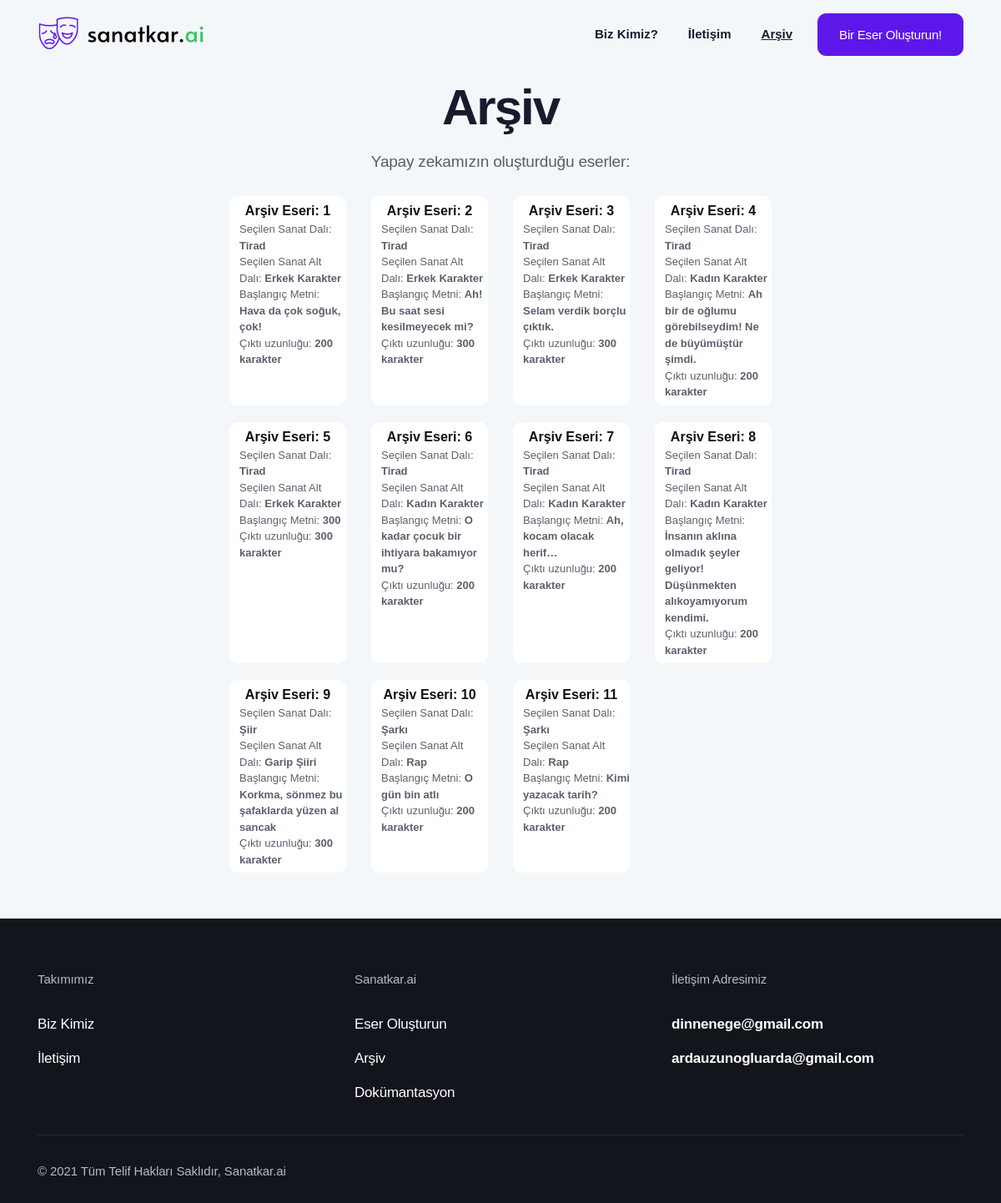
Page /archive on the committed database.
### app.py (models this page shows)
class Archive(db.Model):
    id = db.Column(db.Integer, primary_key=True)
    generated_text = db.Column(db.String(600))
    art_branch = db.Column(db.String(10))
    genre = db.Column(db.String(30))
    seed_input = db.Column(db.String(35))
    length_input = db.Column(db.String(3))

### app.py (the view)
@app.route("/archive")
def archive():
    archive = Archive.query.all()
    return render_template("archive.html", archive=archive)

### templates/archive.html (shortened to what this page needs)
<!DOCTYPE html>
<html lang="en">
<head>
  <link rel="stylesheet" href="{{ url_for('static', filename='css/bootstrap.css') }}">
  <link rel="stylesheet" href="{{ url_for('static', filename='fonts/icon-font/css/style.css') }}">
  <link rel="stylesheet" href="{{ url_for('static', filename='fonts/typography-font/typo.css') }}">
  <link rel="stylesheet" href="{{ url_for('static', filename='fonts/fontawesome-5/css/all.css') }}">
  <link rel="stylesheet" href="{{ url_for('static', filename='plugins/aos/aos.min.css') }}">
  <link rel="stylesheet" href="{{ url_for('static', filename='plugins/fancybox/jquery.fancybox.min.css') }}">
  <link rel="stylesheet" href="{{ url_for('static', filename='plugins/nice-select/nice-select.min.css') }}">
  <link rel="stylesheet" href="{{ url_for('static', filename='plugins/slick/slick.min.css') }}">
  <link rel="stylesheet" href="{{ url_for('static', filename='plugins/date-picker/css/gijgo.min.css') }}"
    type="text/css" />
  <link rel="stylesheet" href="{{ url_for('static', filename='plugins/theme-mode-switcher/switcher-panel.css') }}">
  <link rel="stylesheet" href="{{ url_for('static', filename='css/main.css') }}">
  <link rel="stylesheet" href="{{ url_for('static', filename='css/theme-mode-custom.css') }}">
  <link rel="stylesheet" href="https://cdnjs.cloudflare.com/ajax/libs/font-awesome/5.15.4/css/all.min.css">
</head>
<body data-theme="light">
  <div class="site-wrapper overflow-hidden">
    <header class="site-header site-header--menu-right  site-header--absolute">
      <div class="container">
        <nav class="navbar site-navbar offcanvas-active navbar-expand-lg  px-0">
          <div class="brand-logo"><a href="/">
              <img src="{{ url_for('static', filename='image/logo-main-black.png') }}" alt=""
                class="light-version-logo ">
            </a></div>
          <div class="collapse navbar-collapse" id="mobile-menu">
            <div class="navbar-nav-wrapper">
              <ul class="navbar-nav main-menu">
                <li class="nav-item">
                  <a class="text-dark nav-link" href="/about" role="button" aria-expanded="false">Biz Kimiz?</a>
                </li>
                <li class="nav-item">
                  <a class="nav-link" href="/contact" role="button" aria-expanded="false">İletişim</a>
                </li>
                <li class="nav-item">
                  <a class="font-weight-bold nav-link" href="/archive" role="button"
                    aria-expanded="false"><ins>Arşiv</ins></a>
                </li>
              </ul>
            </div>
          </div>
          <div class="header-btn  ml-auto ml-lg-5 mr-6 mr-lg-0 d-none d-xs-block">
            <a class="btn btn-app-page btn-primary gr-text-9 d-none d-xs-inline-flex " href="/generator">
              Bir Eser Oluşturun!
            </a>
          </div>
        </nav>
      </div>
    </header>
    <div class="inner-banner pt-20 bg-default-2">
      <div class="container-fluid">
        <div class="row  justify-content-center pt-5">
          <div class="col-xl-8 col-lg-9">
            <div class="px-md-15 text-center">
              <h2 class="title gr-text-2 mb-6">Arşiv</h2>
              <p class="gr-text-8 mb-8">Yapay zekamızın oluşturduğu eserler: </p>
              <div class="row flex-lg-fill">
                {% if archive == [] %}
                  <p class="gr-text-8 mb-8">Eser bulunamamıştır.</p>
                {% else %}
                  {% for archive_element in archive %}
                    <div class="col-lg-3 mb-7 col-12 btn-11">
                      <a class="d-block w-100 h-100 card archive-card pt-2" display href="/archive/{{archive_element.id}}">
                        Arşiv Eseri: <span id="archiveno" class="mt-1">{{archive_element.id}}</span>
                        <p class="archive-detail text-left pl-5 mb-2">Seçilen Sanat Dalı: <span>{{archive_element.art_branch}}</span><br>Seçilen Sanat Alt Dalı: <span>{{archive_element.genre}}</span><br>Başlangıç Metni: <span>{{archive_element.seed_input}}</span><br>Çıktı uzunluğu: <span>{{archive_element.length_input}} karakter</span></p>
                      </a>
                    </div>
                  {% endfor %}
                {% endif %}
              </div>
            </div>
          </div>
        </div>
      </div>
      <div class="bg-default-2 pb-17 pb-md-10 ">
      </div>
      <div class="footer-section dark-mode-texts bg-blackish-blue">
        <div class="container">
          <div class="footer-top pt-15">
            <div class="justify-content-center row">
              <div class="col-6 col-lg-4">
                <div class="single-footer mb-13 mb-lg-9">
                  <p class="footer-title gr-text-11 mb-7">Takımımız</p>
                  <ul class="footer-list list-unstyled">
                    <li class="py-2"><a class="gr-text-9 gr-text-color" href="/about">Biz Kimiz</a></li>
                    <li class="py-2"><a class="gr-text-9 gr-text-color" href="/contact">İletişim</a></li>
                  </ul>
                </div>
              </div>
              <div class="col-6 col-lg-4">
                <div class="single-footer mb-13 mb-lg-9">
                  <p class="footer-title gr-text-11 mb-7">Sanatkar.ai</p>
                  <ul class="footer-list list-unstyled">
                    <li class="py-2"><a class="gr-text-9 gr-text-color" href="/generator">Eser Oluşturun</a></li>
                    <li class="py-2"><a class="gr-text-9 gr-text-color" href="/archive">Arşiv</a></li>
                    <li class="py-2"><a class="gr-text-9 gr-text-color"
                        href="https://github.com/ardauzunoglu/sanatkar.ai">Dokümantasyon</a></li>
                  </ul>
                </div>
              </div>
              <div class="col-md-6 col-lg-4">
                <div class="single-footer mb-13 mb-lg-9">
                  <p class="footer-title gr-text-11 mb-7">İletişim Adresimiz</p>
                  <ul class="footer-list list-unstyled">
                    <li class="py-2"><a
                        class="gr-text-9 text-primary font-weight-bold hover-underline active text-white"
                        href="mailto:dinnenege@gmail.com">dinnenege@gmail.com</a></li>
                    <li class="py-2"><a
                        class="gr-text-9 text-primary font-weight-bold hover-underline active text-white"
                        href="mailto:ardauzunogluarda@gmail.com">ardauzunogluarda@gmail.com</a></li>
                  </ul>
                </div>
              </div>
            </div>
          </div>
          <div class="copyright-area border-top pt-9 pb-8">
            <div class="row align-items-center">
              <div class="col-lg-6">
                <p class="copyright-text gr-text-11 mb-6 mb-lg-0 gr-text-color-opacity text-center text-lg-left">
                  © 2021 Tüm Telif Hakları Saklıdır, Sanatkar.ai
                </p>
              </div>
            </div>
          </div>
        </div>
      </div>
    </div>
</body>
</html>

### rows in the picture
Archive: id "1", art_branch "Tirad", genre "Erkek Karakter", seed_input "Hava da çok soğuk, çok!", length_input "200"
Archive: id "2", art_branch "Tirad", genre "Erkek Karakter", seed_input "Ah! Bu saat sesi kesilmeyecek mi?", length_input "300"
Archive: id "3", art_branch "Tirad", genre "Erkek Karakter", seed_input "Selam verdik borçlu çıktık.", length_input "300"
Archive: id "4", art_branch "Tirad", genre "Kadın Karakter", seed_input "Ah bir de oğlumu görebilseydim! Ne de büyümüştür şimdi.", length_input "200"
Archive: id "5", art_branch "Tirad", genre "Erkek Karakter", seed_input "300", length_input "300"
Archive: id "6", art_branch "Tirad", genre "Kadın Karakter", seed_input "O kadar çocuk bir ihtiyara bakamıyor mu?", length_input "200"
Archive: id "7", art_branch "Tirad", genre "Kadın Karakter", seed_input "Ah, kocam olacak herif…", length_input "200"
Archive: id "8", art_branch "Tirad", genre "Kadın Karakter", seed_input "İnsanın aklına olmadık şeyler geliyor! Düşünmekten alıkoyamıyorum kendimi.", length_input "200"
Archive: id "9", art_branch "Şiir", genre "Garip Şiiri", seed_input "Korkma, sönmez bu şafaklarda yüzen al sancak", length_input "300"
Archive: id "10", art_branch "Şarkı", genre "Rap", seed_input "O gün bin atlı", length_input "200"
Archive: id "11", art_branch "Şarkı", genre "Rap", seed_input "Kimi yazacak tarih?", length_input "200"
